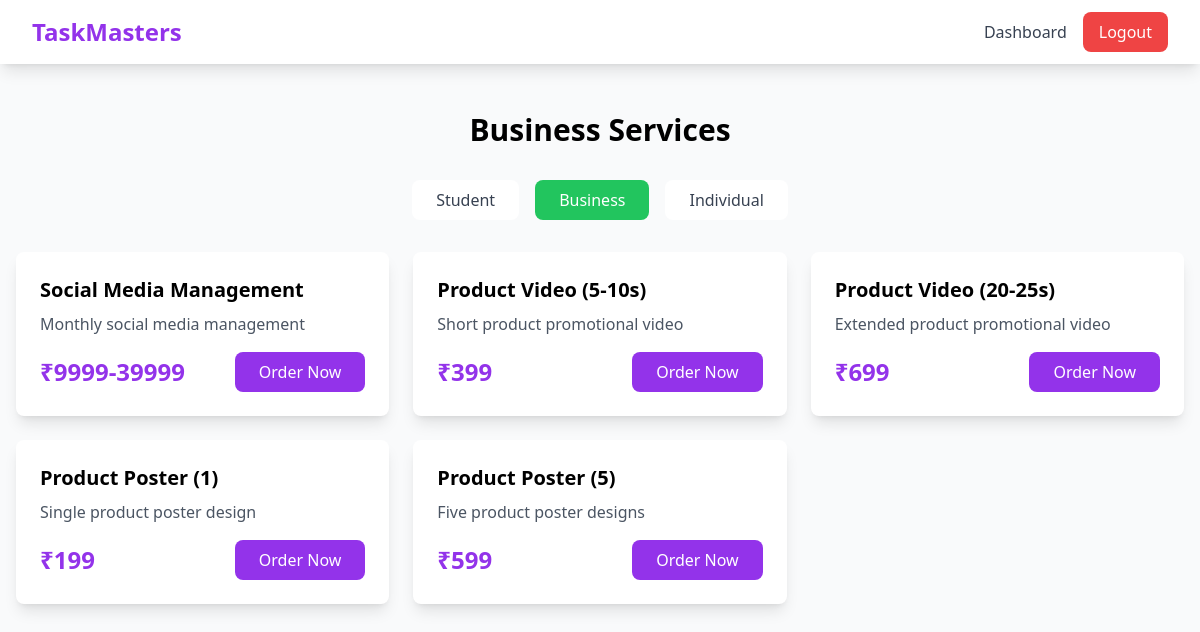
The page /services.php?category=business (signed in) on the database its author committed.
### tables this page shows
CREATE TABLE IF NOT EXISTS services (
    id INT AUTO_INCREMENT PRIMARY KEY,
    category VARCHAR(50) NOT NULL,
    name VARCHAR(255) NOT NULL,
    price VARCHAR(50) NOT NULL,
    description TEXT
);

### services.php (the view, shortened to what this page needs)
<?php
require_once 'config/database.php';
$category = isset($_GET['category']) ? $conn->real_escape_string($_GET['category']) : 'student';
$result = $conn->query("SELECT * FROM services WHERE category = '$category'");
?>
<!DOCTYPE html>
<html lang="en">
<head>
    <script src="https://cdn.tailwindcss.com"></script>
    <link rel="stylesheet" href="https://cdnjs.cloudflare.com/ajax/libs/font-awesome/6.4.0/css/all.min.css">
</head>
<body class="bg-gray-50">
    <nav class="bg-white shadow-lg">
        <div class="max-w-7xl mx-auto px-4 sm:px-6 lg:px-8">
            <div class="flex justify-between h-16">
                <div class="flex items-center">
                    <a href="index.php" class="text-2xl font-bold text-purple-600">TaskMasters</a>
                </div>
                <div class="flex items-center space-x-4">
                    <a href="dashboard.php" class="text-gray-700 hover:text-purple-600">Dashboard</a>
                    <a href="logout.php" class="bg-red-500 text-white px-4 py-2 rounded-lg hover:bg-red-600">Logout</a>
                </div>
            </div>
        </div>
    </nav>
    <div class="max-w-7xl mx-auto px-4 py-12">
        <h2 class="text-3xl font-bold mb-8 text-center capitalize"><?php echo htmlspecialchars($category); ?> Services</h2>
        <div class="flex justify-center space-x-4 mb-8">
            <a href="?category=student" class="px-6 py-2 rounded-lg <?php echo $category == 'student' ? 'bg-blue-500 text-white' : 'bg-white text-gray-700'; ?>">Student</a>
            <a href="?category=business" class="px-6 py-2 rounded-lg <?php echo $category == 'business' ? 'bg-green-500 text-white' : 'bg-white text-gray-700'; ?>">Business</a>
            <a href="?category=individual" class="px-6 py-2 rounded-lg <?php echo $category == 'individual' ? 'bg-purple-500 text-white' : 'bg-white text-gray-700'; ?>">Individual</a>
        </div>
        <div class="grid md:grid-cols-2 lg:grid-cols-3 gap-6">
            <?php while($service = $result->fetch_assoc()): ?>
                <div class="bg-white rounded-lg shadow-lg p-6">
                    <h3 class="text-xl font-bold mb-2"><?php echo htmlspecialchars($service['name']); ?></h3>
                    <p class="text-gray-600 mb-4"><?php echo htmlspecialchars($service['description']); ?></p>
                    <div class="flex justify-between items-center">
                        <span class="text-2xl font-bold text-purple-600">₹<?php echo htmlspecialchars($service['price']); ?></span>
                        <a href="order.php?service_id=<?php echo $service['id']; ?>" class="bg-purple-600 text-white px-6 py-2 rounded-lg hover:bg-purple-700">
                            Order Now
                        </a>
                    </div>
                </div>
            <?php endwhile; ?>
        </div>
    </div>
</body>
</html>

### rows shown on the page
services: name "Social Media Management", description "Monthly social media management", price "9999-39999"
services: name "Product Video (5-10s)", description "Short product promotional video", price "399"
services: name "Product Video (20-25s)", description "Extended product promotional video", price "699"
services: name "Product Poster (1)", description "Single product poster design", price "199"
services: name "Product Poster (5)", description "Five product poster designs", price "599"

### other values the page prints
$category "Business"
